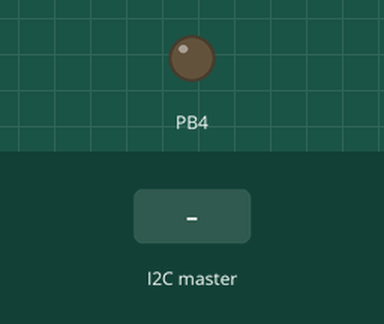
This sketch was run on a simulated ATtiny85, built with avr-gcc and run on an emulated ATtiny85. Parts: output pins drawn as LEDs (lit = HIGH). The inputs (shaded band) are chosen by the test bench.

Above: at 1.2 s.
1.3 s: the I2C master sends the byte 1
At 2.5 s:
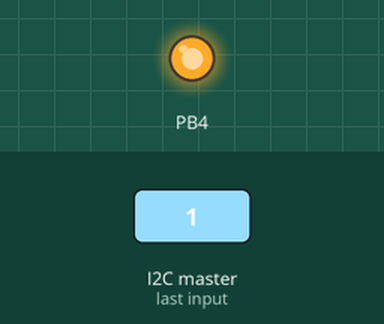
2.8 s: the I2C master sends the byte 0
At 3.7 s:
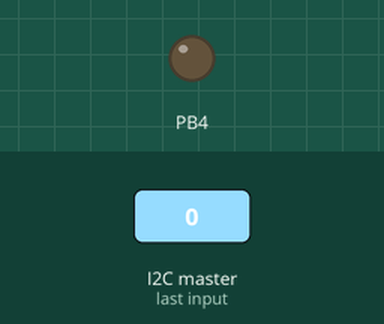
Timing chart, 0 to 5.8 s (numbered marks = the images above; inputs shaded):
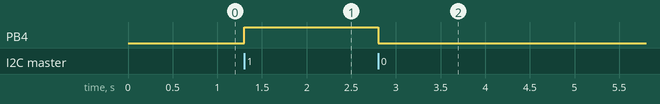

The sketch:

slave85.ino
```cpp
// Code for the ATtiny85
// screen /dev/ttyUSB1 9600
// ctrl+a and K or ctrl+a and :quit
// cu -l /dev/ttyUSB1 -s 9600
// ~.
// avrdude -c usbasp -p t85
// avrdude -c usbisp -p t85
// avrdude -c usbtiny -p t85

#include <Wire.h>

char response[11] ="0123456789";

void setup()
{
  //Serial.begin(115200);
  Wire.begin(2);
  Wire.onReceive(ReceiveEvent);
  Wire.onRequest(RequestEvent);
  pinMode(4, OUTPUT);
  digitalWrite(4, LOW);
}

void loop()
{
  delay(1);
}

void ReceiveEvent(int count)
{
  //Serial.print("Received[");
  int d = Wire.read();
  while (Wire.available())
  {
   Wire.read();
  }


  //Serial.print(c);
  //Serial.println("]");
  //calc response.
  String ts = "0987654321";
  if ((d % 2) == 0) {
   ts = "1234567890";
   digitalWrite(4, LOW);
  }
  else {
   ts = getTime();
   digitalWrite(4, HIGH);
  }

  strncpy(response,ts.c_str(),sizeof(response)-1);
}

void RequestEvent()
{
  /*Serial.print("Sending:[");
  Serial.print(response);
  Serial.println("]");*/
  Wire.write(response);
}

String getTime(){
  int sec = millis() / 1000;
  int min = sec / 60;
  int hr = min / 60;
  String ts = "U:";
  if (hr<10) ts+="0";
  ts += hr;
  ts +=":";
  if ((min%60)<10) ts+="0";
  ts += min % 60;
  ts +=":";
  if ((sec%60)<10) ts+="0";
  ts += sec % 60;
  return(ts);
}
```

Measured:
- after the input at 1.3 s, PB4: LOW → HIGH at once
- after the input at 2.8 s, PB4: HIGH → LOW at once
